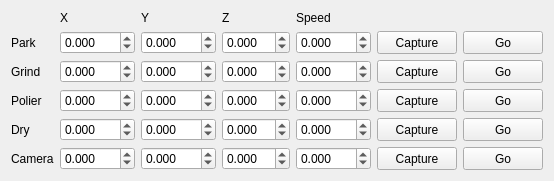
      <widget class="QWidget" name="tab_6">
       <attribute name="title">
        <string>Positionen</string>
       </attribute>
       <layout class="QGridLayout" name="gridLayout_6">
        <item row="0" column="1">
         <widget class="QLabel" name="label_14">
          <property name="sizePolicy">
           <sizepolicy hsizetype="Preferred" vsizetype="Fixed">
            <horstretch>0</horstretch>
            <verstretch>0</verstretch>
           </sizepolicy>
          </property>
          <property name="text">
           <string>X</string>
          </property>
         </widget>
        </item>
        <item row="0" column="2">
         <widget class="QLabel" name="label_15">
          <property name="sizePolicy">
           <sizepolicy hsizetype="Preferred" vsizetype="Fixed">
            <horstretch>0</horstretch>
            <verstretch>0</verstretch>
           </sizepolicy>
          </property>
          <property name="text">
           <string>Y</string>
          </property>
         </widget>
        </item>
        <item row="0" column="3">
         <widget class="QLabel" name="label_16">
          <property name="sizePolicy">
           <sizepolicy hsizetype="Preferred" vsizetype="Fixed">
            <horstretch>0</horstretch>
            <verstretch>0</verstretch>
           </sizepolicy>
          </property>
          <property name="text">
           <string>Z</string>
          </property>
         </widget>
        </item>
        <item row="0" column="4">
         <widget class="QLabel" name="label_22">
          <property name="sizePolicy">
           <sizepolicy hsizetype="Preferred" vsizetype="Fixed">
            <horstretch>0</horstretch>
            <verstretch>0</verstretch>
           </sizepolicy>
          </property>
          <property name="text">
           <string>Speed</string>
          </property>
         </widget>
        </item>
        <item row="1" column="0">
         <widget class="QLabel" name="label_17">
          <property name="sizePolicy">
           <sizepolicy hsizetype="Preferred" vsizetype="Preferred">
            <horstretch>0</horstretch>
            <verstretch>0</verstretch>
           </sizepolicy>
          </property>
          <property name="text">
           <string>Park</string>
          </property>
         </widget>
        </item>
        <item row="1" column="1">
         <widget class="QDoubleSpinBox" name="doubleSpinBox_ParkX">
          <property name="decimals">
           <number>3</number>
          </property>
          <property name="minimum">
           <double>-200.000000000000000</double>
          </property>
          <property name="maximum">
           <double>200.000000000000000</double>
          </property>
          <property name="singleStep">
           <double>0.001000000000000</double>
          </property>
         </widget>
        </item>
        <item row="1" column="2">
         <widget class="QDoubleSpinBox" name="doubleSpinBox_ParkY">
          <property name="decimals">
           <number>3</number>
          </property>
          <property name="minimum">
           <double>-200.000000000000000</double>
          </property>
          <property name="maximum">
           <double>200.000000000000000</double>
          </property>
          <property name="singleStep">
           <double>0.001000000000000</double>
          </property>
         </widget>
        </item>
        <item row="1" column="3">
         <widget class="QDoubleSpinBox" name="doubleSpinBox_ParkZ">
          <property name="decimals">
           <number>3</number>
          </property>
          <property name="minimum">
           <double>-50.000000000000000</double>
          </property>
          <property name="maximum">
           <double>4.000000000000000</double>
          </property>
          <property name="singleStep">
           <double>0.001000000000000</double>
          </property>
         </widget>
        </item>
        <item row="1" column="4">
         <widget class="QDoubleSpinBox" name="doubleSpinBox_ParkSpeed">
          <property name="decimals">
           <number>3</number>
          </property>
          <property name="minimum">
           <double>-200.000000000000000</double>
          </property>
          <property name="maximum">
           <double>200.000000000000000</double>
          </property>
          <property name="singleStep">
           <double>0.001000000000000</double>
          </property>
         </widget>
        </item>
        <item row="1" column="5">
         <widget class="QPushButton" name="pushButton_CapturePark">
          <property name="sizePolicy">
           <sizepolicy hsizetype="Minimum" vsizetype="Expanding">
            <horstretch>0</horstretch>
            <verstretch>0</verstretch>
           </sizepolicy>
          </property>
          <property name="text">
           <string>Capture</string>
          </property>
         </widget>
        </item>
        <item row="1" column="6">
         <widget class="QPushButton" name="pushButton_GoPark">
          <property name="sizePolicy">
           <sizepolicy hsizetype="Minimum" vsizetype="Expanding">
            <horstretch>0</horstretch>
            <verstretch>0</verstretch>
           </sizepolicy>
          </property>
          <property name="text">
           <string>Go</string>
          </property>
         </widget>
        </item>
        <item row="2" column="0">
         <widget class="QLabel" name="label_18">
          <property name="text">
           <string>Grind</string>
          </property>
         </widget>
        </item>
        <item row="2" column="1">
         <widget class="QDoubleSpinBox" name="doubleSpinBox_GrindX">
          <property name="decimals">
           <number>3</number>
          </property>
          <property name="minimum">
           <double>-200.000000000000000</double>
          </property>
          <property name="maximum">
           <double>200.000000000000000</double>
          </property>
          <property name="singleStep">
           <double>0.001000000000000</double>
          </property>
         </widget>
        </item>
        <item row="2" column="2">
         <widget class="QDoubleSpinBox" name="doubleSpinBox_GrindY">
          <property name="decimals">
           <number>3</number>
          </property>
          <property name="minimum">
           <double>-200.000000000000000</double>
          </property>
          <property name="maximum">
           <double>200.000000000000000</double>
          </property>
          <property name="singleStep">
           <double>0.001000000000000</double>
          </property>
         </widget>
        </item>
        <item row="2" column="3">
         <widget class="QDoubleSpinBox" name="doubleSpinBox_GrindZ">
          <property name="decimals">
           <number>3</number>
          </property>
          <property name="minimum">
           <double>-50.000000000000000</double>
          </property>
          <property name="maximum">
           <double>4.000000000000000</double>
          </property>
          <property name="singleStep">
           <double>0.001000000000000</double>
          </property>
         </widget>
        </item>
        <item row="2" column="4">
         <widget class="QDoubleSpinBox" name="doubleSpinBox_GrindSpeed">
          <property name="decimals">
           <number>3</number>
          </property>
          <property name="minimum">
           <double>-200.000000000000000</double>
          </property>
          <property name="maximum">
           <double>200.000000000000000</double>
          </property>
          <property name="singleStep">
           <double>0.001000000000000</double>
          </property>
         </widget>
        </item>
        <item row="2" column="5">
         <widget class="QPushButton" name="pushButton_CaptureGrind">
          <property name="sizePolicy">
           <sizepolicy hsizetype="Minimum" vsizetype="Expanding">
            <horstretch>0</horstretch>
            <verstretch>0</verstretch>
           </sizepolicy>
          </property>
          <property name="text">
           <string>Capture</string>
          </property>
         </widget>
        </item>
        <item row="2" column="6">
         <widget class="QPushButton" name="pushButton_GoGrind">
          <property name="sizePolicy">
           <sizepolicy hsizetype="Minimum" vsizetype="Expanding">
            <horstretch>0</horstretch>
            <verstretch>0</verstretch>
           </sizepolicy>
          </property>
          <property name="text">
           <string>Go</string>
          </property>
         </widget>
        </item>
        <item row="3" column="0">
         <widget class="QLabel" name="label_21">
          <property name="text">
           <string>Polier</string>
          </property>
         </widget>
        </item>
        <item row="3" column="1">
         <widget class="QDoubleSpinBox" name="doubleSpinBox_PolierX">
          <property name="decimals">
           <number>3</number>
          </property>
          <property name="minimum">
           <double>-200.000000000000000</double>
          </property>
          <property name="maximum">
           <double>200.000000000000000</double>
          </property>
          <property name="singleStep">
           <double>0.001000000000000</double>
          </property>
         </widget>
        </item>
        <item row="3" column="2">
         <widget class="QDoubleSpinBox" name="doubleSpinBox_PolierY">
          <property name="decimals">
           <number>3</number>
          </property>
          <property name="minimum">
           <double>-200.000000000000000</double>
          </property>
          <property name="maximum">
           <double>200.000000000000000</double>
          </property>
          <property name="singleStep">
           <double>0.001000000000000</double>
          </property>
         </widget>
        </item>
        <item row="3" column="3">
         <widget class="QDoubleSpinBox" name="doubleSpinBox_PolierZ">
          <property name="decimals">
           <number>3</number>
          </property>
          <property name="minimum">
           <double>-50.000000000000000</double>
          </property>
          <property name="maximum">
           <double>4.000000000000000</double>
          </property>
          <property name="singleStep">
           <double>0.001000000000000</double>
          </property>
         </widget>
        </item>
        <item row="3" column="4">
         <widget class="QDoubleSpinBox" name="doubleSpinBox_PolierSpeed">
          <property name="decimals">
           <number>3</number>
          </property>
          <property name="minimum">
           <double>-200.000000000000000</double>
          </property>
          <property name="maximum">
           <double>200.000000000000000</double>
          </property>
          <property name="singleStep">
           <double>0.001000000000000</double>
          </property>
         </widget>
        </item>
        <item row="3" column="5">
         <widget class="QPushButton" name="pushButton_CapturePolier">
          <property name="sizePolicy">
           <sizepolicy hsizetype="Minimum" vsizetype="Expanding">
            <horstretch>0</horstretch>
            <verstretch>0</verstretch>
           </sizepolicy>
          </property>
          <property name="text">
           <string>Capture</string>
          </property>
         </widget>
        </item>
        <item row="3" column="6">
         <widget class="QPushButton" name="pushButton_GoPolier">
          <property name="sizePolicy">
           <sizepolicy hsizetype="Minimum" vsizetype="Expanding">
            <horstretch>0</horstretch>
            <verstretch>0</verstretch>
           </sizepolicy>
          </property>
          <property name="text">
           <string>Go</string>
          </property>
         </widget>
        </item>
        <item row="4" column="0">
         <widget class="QLabel" name="label_20">
          <property name="text">
           <string>Dry</string>
          </property>
         </widget>
        </item>
        <item row="4" column="1">
         <widget class="QDoubleSpinBox" name="doubleSpinBox_DryX">
          <property name="decimals">
           <number>3</number>
          </property>
          <property name="minimum">
           <double>-200.000000000000000</double>
          </property>
          <property name="maximum">
           <double>200.000000000000000</double>
          </property>
          <property name="singleStep">
           <double>0.001000000000000</double>
          </property>
         </widget>
        </item>
        <item row="4" column="2">
         <widget class="QDoubleSpinBox" name="doubleSpinBox_DryY">
          <property name="decimals">
           <number>3</number>
          </property>
          <property name="minimum">
           <double>-200.000000000000000</double>
          </property>
          <property name="maximum">
           <double>200.000000000000000</double>
          </property>
          <property name="singleStep">
           <double>0.001000000000000</double>
          </property>
         </widget>
        </item>
        <item row="4" column="3">
         <widget class="QDoubleSpinBox" name="doubleSpinBox_DryZ">
          <property name="decimals">
           <number>3</number>
          </property>
          <property name="minimum">
           <double>-50.000000000000000</double>
          </property>
          <property name="maximum">
           <double>4.000000000000000</double>
          </property>
          <property name="singleStep">
           <double>0.001000000000000</double>
          </property>
         </widget>
        </item>
        <item row="4" column="4">
         <widget class="QDoubleSpinBox" name="doubleSpinBox_DrySpeed">
          <property name="decimals">
           <number>3</number>
          </property>
          <property name="minimum">
           <double>-200.000000000000000</double>
          </property>
          <property name="maximum">
           <double>200.000000000000000</double>
          </property>
          <property name="singleStep">
           <double>0.001000000000000</double>
          </property>
         </widget>
        </item>
        <item row="4" column="5">
         <widget class="QPushButton" name="pushButton_CaptureDry">
          <property name="sizePolicy">
           <sizepolicy hsizetype="Minimum" vsizetype="Expanding">
            <horstretch>0</horstretch>
            <verstretch>0</verstretch>
           </sizepolicy>
          </property>
          <property name="text">
           <string>Capture</string>
          </property>
         </widget>
        </item>
        <item row="4" column="6">
         <widget class="QPushButton" name="pushButton_GoDry">
          <property name="sizePolicy">
           <sizepolicy hsizetype="Minimum" vsizetype="Expanding">
            <horstretch>0</horstretch>
            <verstretch>0</verstretch>
           </sizepolicy>
          </property>
          <property name="text">
           <string>Go</string>
          </property>
         </widget>
        </item>
        <item row="5" column="0">
         <widget class="QLabel" name="label_19">
          <property name="text">
           <string>Camera</string>
          </property>
         </widget>
        </item>
        <item row="5" column="1">
         <widget class="QDoubleSpinBox" name="doubleSpinBox_CameraX">
          <property name="decimals">
           <number>3</number>
          </property>
          <property name="minimum">
           <double>-200.000000000000000</double>
          </property>
          <property name="maximum">
           <double>200.000000000000000</double>
          </property>
          <property name="singleStep">
           <double>0.001000000000000</double>
          </property>
         </widget>
        </item>
        <item row="5" column="2">
         <widget class="QDoubleSpinBox" name="doubleSpinBox_CameraY">
          <property name="decimals">
           <number>3</number>
          </property>
          <property name="minimum">
           <double>-200.000000000000000</double>
          </property>
          <property name="maximum">
           <double>200.000000000000000</double>
          </property>
          <property name="singleStep">
           <double>0.001000000000000</double>
          </property>
         </widget>
        </item>
        <item row="5" column="3">
         <widget class="QDoubleSpinBox" name="doubleSpinBox_CameraZ">
          <property name="decimals">
           <number>3</number>
          </property>
          <property name="minimum">
           <double>-50.000000000000000</double>
          </property>
          <property name="maximum">
           <double>4.000000000000000</double>
          </property>
          <property name="singleStep">
           <double>0.001000000000000</double>
          </property>
         </widget>
        </item>
        <item row="5" column="4">
         <widget class="QDoubleSpinBox" name="doubleSpinBox_CameraSpeed">
          <property name="decimals">
           <number>3</number>
          </property>
          <property name="minimum">
           <double>-200.000000000000000</double>
          </property>
          <property name="maximum">
           <double>200.000000000000000</double>
          </property>
          <property name="singleStep">
           <double>0.001000000000000</double>
          </property>
         </widget>
        </item>
        <item row="5" column="5">
         <widget class="QPushButton" name="pushButton_CaptureCamera">
          <property name="sizePolicy">
           <sizepolicy hsizetype="Minimum" vsizetype="Expanding">
            <horstretch>0</horstretch>
            <verstretch>0</verstretch>
           </sizepolicy>
          </property>
          <property name="text">
           <string>Capture</string>
          </property>
         </widget>
        </item>
        <item row="5" column="6">
         <widget class="QPushButton" name="pushButton_GoCamera">
          <property name="sizePolicy">
           <sizepolicy hsizetype="Minimum" vsizetype="Expanding">
            <horstretch>0</horstretch>
            <verstretch>0</verstretch>
           </sizepolicy>
          </property>
          <property name="text">
           <string>Go</string>
          </property>
         </widget>
        </item>
       </layout>
      </widget>
